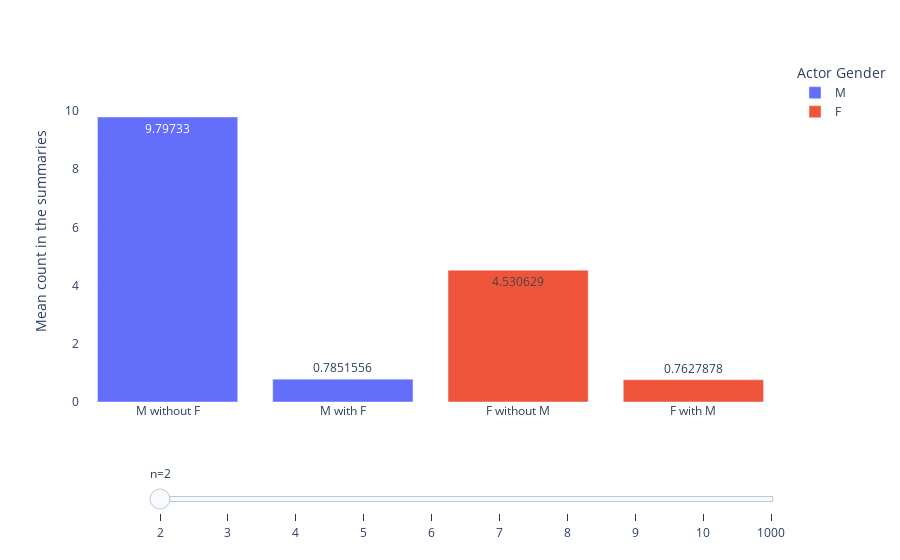

Notebook cell for this chart:
### Markdown cell above
# FINAL PLOT NR 1

### Code cell
# generate the plot
fig = px.bar(
    df_barplot_means,
    x="type",
    y="count",
    color="sex",
    orientation="v",
    animation_frame="n",
    text_auto=True,
    labels={"type": "",
            "count": "Mean count in the summaries",
            "sex": "Actor Gender"},
)

fig["layout"].pop("updatemenus")


fig.update_layout(yaxis={"range":[0,df_barplot_means["count"].max()*1.2]}, paper_bgcolor='rgba(0,0,0,0)',
    plot_bgcolor='rgba(0,0,0,0)')

### Figure 1 — Plotly figure (JSON) as saved in the notebook; plotly's stock layout.template omitted (floating-point values rounded to 4 significant figures)
{"data": [{"alignmentgroup": "True", "hovertemplate": "Actor Gender=M<br>n=2<br>=%{x}<br>Mean count in the summaries=%{y}<extra></extra>", "legendgroup": "M", "marker": {"color": "#636efa", "pattern": {"shape": ""}}, "name": "M", "offsetgroup": "M", "orientation": "v", "showlegend": true, "textposition": "auto", "texttemplate": "%{y}", "type": "bar", "x": ["M without F", "M with F"], "xaxis": "x", "y": [9.797, 0.7852], "yaxis": "y"}, {"alignmentgroup": "True", "hovertemplate": "Actor Gender=F<br>n=2<br>=%{x}<br>Mean count in the summaries=%{y}<extra></extra>", "legendgroup": "F", "marker": {"color": "#EF553B", "pattern": {"shape": ""}}, "name": "F", "offsetgroup": "F", "orientation": "v", "showlegend": true, "textposition": "auto", "texttemplate": "%{y}", "type": "bar", "x": ["F without M", "F with M"], "xaxis": "x", "y": [4.531, 0.7628], "yaxis": "y"}], "layout": {"barmode": "relative", "legend": {"title": {"text": "Actor Gender"}, "tracegroupgap": 0}, "margin": {"t": 60}, "paper_bgcolor": "rgba(0,0,0,0)", "plot_bgcolor": "rgba(0,0,0,0)", "sliders": [{"active": 0, "currentvalue": {"prefix": "n="}, "len": 0.9, "pad": {"b": 10, "t": 60}, "steps": [{"args": [["2"], {"frame": {"duration": 0, "redraw": true}, "fromcurrent": true, "mode": "immediate", "transition": {"duration": 0, "easing": "linear"}}], "label": "2", "method": "animate"}, {"args": [["3"], {"frame": {"duration": 0, "redraw": true}, "fromcurrent": true, "mode": "immediate", "transition": {"duration": 0, "easing": "linear"}}], "label": "3", "method": "animate"}, {"args": [["4"], {"frame": {"duration": 0, "redraw": true}, "fromcurrent": true, "mode": "immediate", "transition": {"duration": 0, "easing": "linear"}}], "label": "4", "method": "animate"}, {"args": [["5"], {"frame": {"duration": 0, "redraw": true}, "fromcurrent": true, "mode": "immediate", "transition": {"duration": 0, "easing": "linear"}}], "label": "5", "method": "animate"}, {"args": [["6"], {"frame": {"duration": 0, "redraw": true}, "fromcurrent": true, "mode": "immediate", "transition": {"duration": 0, "easing": "linear"}}], "label": "6", "method": "animate"}, {"args": [["7"], {"frame": {"duration": 0, "redraw": true}, "fromcurrent": true, "mode": "immediate", "transition": {"duration": 0, "easing": "linear"}}], "label": "7", "method": "animate"}, {"args": [["8"], {"frame": {"duration": 0, "redraw": true}, "fromcurrent": true, "mode": "immediate", "transition": {"duration": 0, "easing": "linear"}}], "label": "8", "method": "animate"}, {"args": [["9"], {"frame": {"duration": 0, "redraw": true}, "fromcurrent": true, "mode": "immediate", "transition": {"duration": 0, "easing": "linear"}}], "label": "9", "method": "animate"}, {"args": [["10"], {"frame": {"duration": 0, "redraw": true}, "fromcurrent": true, "mode": "immediate", "transition": {"duration": 0, "easing": "linear"}}], "label": "10", "method": "animate"}, {"args": [["1000"], {"frame": {"duration": 0, "redraw": true}, "fromcurrent": true, "mode": "immediate", "transition": {"duration": 0, "easing": "linear"}}], "label": "1000", "method": "animate"}], "x": 0.1, "xanchor": "left", "y": 0, "yanchor": "top"}], "xaxis": {"anchor": "y", "domain": [0, 1], "title": {"text": ""}}, "yaxis": {"anchor": "x", "domain": [0, 1], "range": [0, 11.76], "title": {"text": "Mean count in the summaries"}}}}
